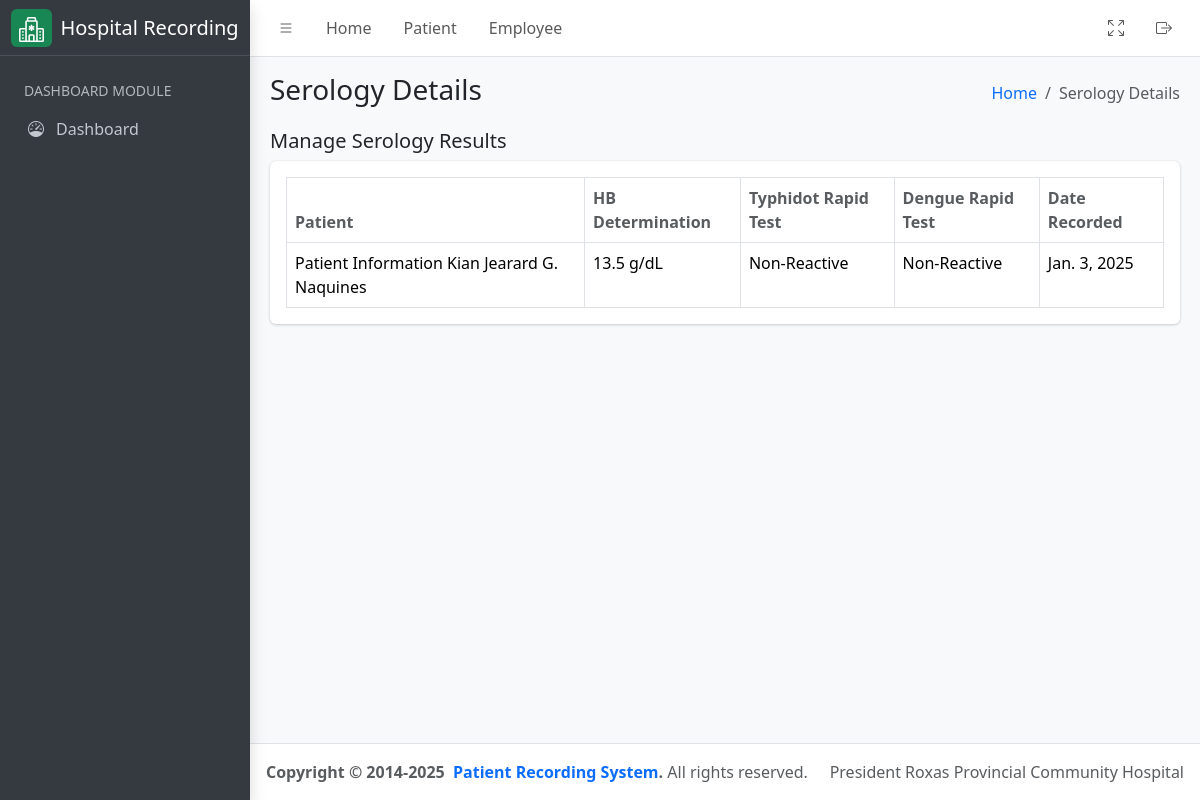
/laboratory/serology/result, run on an earlier commit of the app's database.
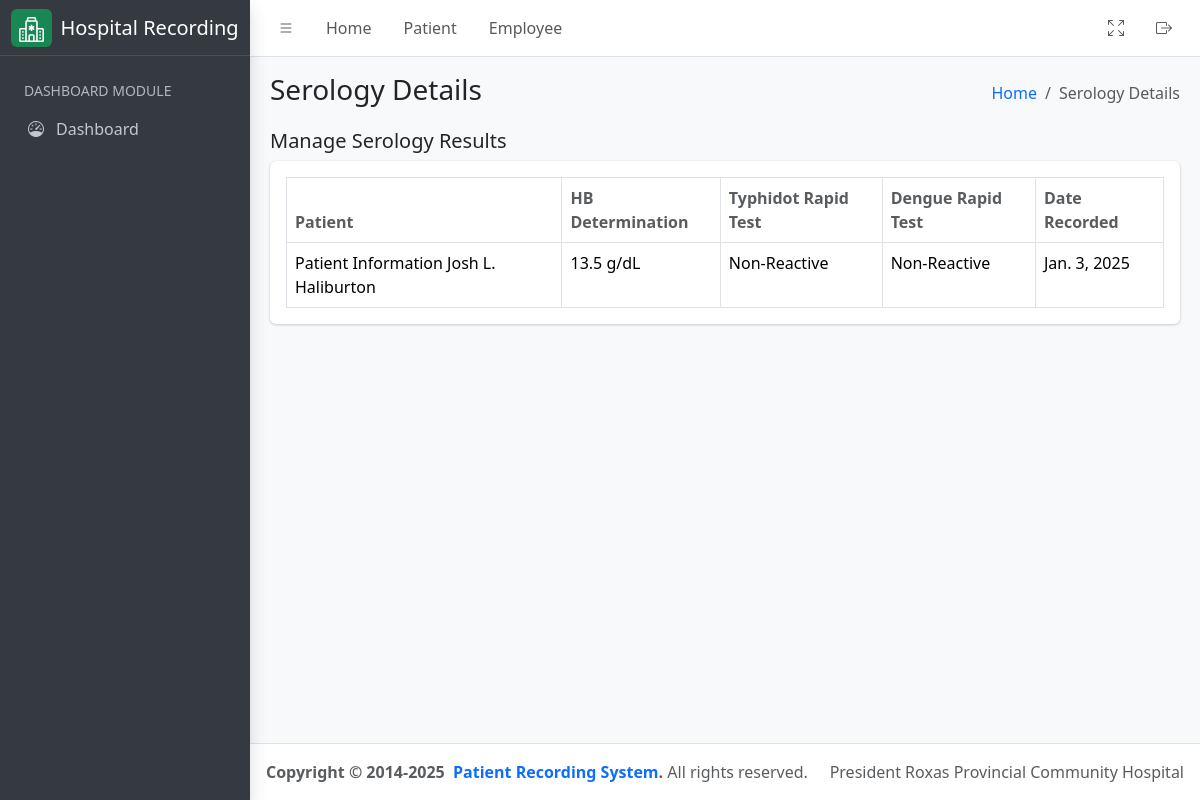
And on a later commit of the database.
### hospital_app/models.py (models this page shows, shortened)
class Serology(models.Model):
    patient = models.ForeignKey(
        Patient, on_delete=models.CASCADE, related_name="patient_serology"
    )
    hb_determination = models.CharField(max_length=255)
    typhidot_rapid_test = models.CharField(max_length=255)
    dengue_rapid_test = models.CharField(max_length=255)
    re_test = models.BooleanField(default=False, help_text="Re-test serology")
    assigned_pathologist = models.ForeignKey(
        User,
        related_name="serology_pathologist",
        on_delete=models.CASCADE,
        null=True,
        blank=True,
        limit_choices_to={"groups__name": "Pathologist"},
    )
    assigned_technologist = models.ForeignKey(
        User,
        related_name="serology_technologist",
        on_delete=models.CASCADE,
        null=True,
        blank=True,
        limit_choices_to={"groups__name": "Medical Technologist"},
    )
    date = models.DateField(auto_now_add=True)

class Patient(models.Model):
    firstname = models.CharField(max_length=255)
    middlename = models.CharField(max_length=255, null=False, blank=True)
    lastname = models.CharField(max_length=255)
    age = models.PositiveIntegerField()
    sex = models.CharField(
        max_length=10, choices=(("Male", "Male"), ("Female", "Female"))
    )
    physician = models.ForeignKey(
        User,
        related_name="physician",
        limit_choices_to={"groups__name": "Physician"},
        on_delete=models.CASCADE,
    )
    room_number = models.PositiveIntegerField()
    sample_type = models.CharField(max_length=255)
    time_of_collection = models.TimeField()
    date_of_collection = models.DateField()
    sars_result = models.CharField(max_length=255)
    date = models.DateField(auto_now_add=True)
    assigned_pathologist = models.ForeignKey(
        User,
        related_name="patient_pathologist",
        on_delete=models.CASCADE,
        null=True,
        blank=True,
        limit_choices_to={"groups__name": "Pathologist"},
    )
    assigned_technologist = models.ForeignKey(
        User,
        related_name="patient_technologist",
        on_delete=models.CASCADE,
        null=True,
        blank=True,
        limit_choices_to={"groups__name": "Medical Technologist"},
    )
    patient_type = models.CharField(
        max_length=100,
        default="In Patient",
        choices=(
            ("In Patient", "In Patient"),
            ("Out Patient", "Out Patient"),
        ),
    )
    def get_full_name(self):
        return f"{self.firstname}  { self.middlename[0] + '.' if self.middlename else ''} {self.lastname}"
    def __str__(self) -> str:
        return f"Patient Information {self.get_full_name()}"
    class Meta:
        ordering = ("time_of_collection",)

### hospital_app/views.py (the view)
# urls.py: path('laboratory/serology/result', SerologyView.as_view(), name="serology_list"),
class SerologyView(ListView):
    template_name = "serology.html"
    queryset = Serology.objects.all()
    context_object_name = "results"
    def get_context_data(self, **kwargs):
        context = super().get_context_data(**kwargs)
        context["detail_header"] = "Serology Details List"
        context["humberger_header"] = "Serology Details"
        return context

### hospital_app/templatetags/group.py (called while the page is built)
@register.filter
def has_group(user, group_name):
    return user.groups.filter(name=group_name).exists()

### hospital_app/templates/serology.html (shortened to what this page needs)
{% extends './includes/base.html' %}
{% load group %}
{% block content %}
<div class="container-fluid">
    <div class="row">
        <div class="col-md-12">
            <div class="d-flex justify-content-between align-items-center">
                <h5>Manage Serology Results</h5>
            </div>
            <div class="card mb-4">
                <div class="card-body">
                    <table id="datatable" class="table table-bordered table-hover">
                        <thead>
                            <tr>
                                <th class="text-muted">Patient</th>
                                <th class="text-muted">HB Determination</th>
                                <th class="text-muted">Typhidot Rapid Test</th>
                                <th class="text-muted">Dengue Rapid Test</th>
                                <th class="text-muted">Date Recorded</th>
                            </tr>
                        </thead>
                        <tbody>
                            {% for result in results %}
                            <tr>
                                <td>{{ result.patient }}</td>
                                <td>{{ result.hb_determination }}</td>
                                <td>{{ result.typhidot_rapid_test }}</td>
                                <td>{{ result.dengue_rapid_test }}</td>
                                <td>{{ result.date }}</td>
                            </tr>
                            {% endfor %}
                        </tbody>
                    </table>
                </div>
            </div>
        </div>
    </div>
</div>
{% endblock %}

What changed in the data, as far as the page shows it:
changed through a linked row, Serology "13.5 g/dL": patient "Patient Information Kian Jearard G. Naquines" → "Patient Information Josh L. Haliburton"
